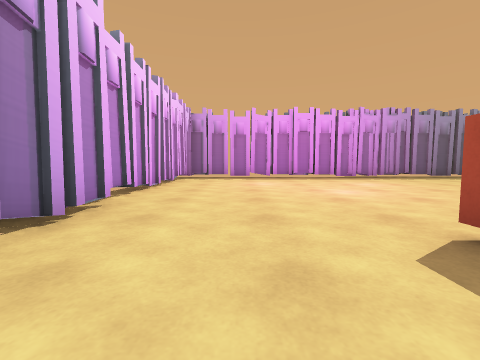
view 1 (above)

12 first-person views from a walk through a Unity game level. The camera is 0.72 m above the floor, tilts 4° down and sees 90° across. The floor is counted in squares, 1 m on a side. Each view is taken from the middle of a square. On the plan, view 1 faces up. The plan holds only what a view shows up to about 9 squares ahead; the rest is blank. The place goes on beyond the plan. The player is left out.

view 2
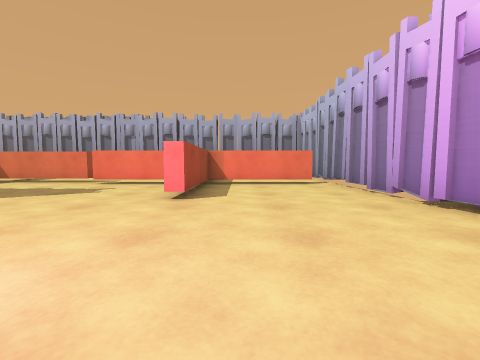

view 3
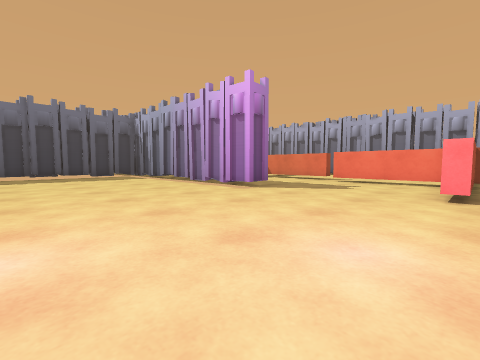

view 4
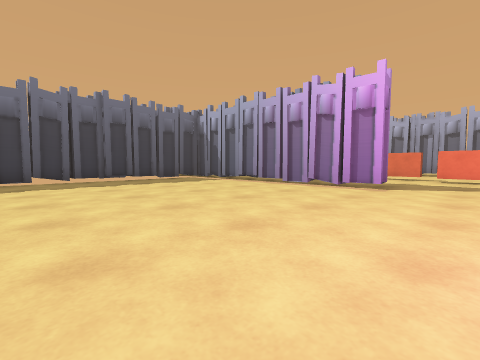

view 5
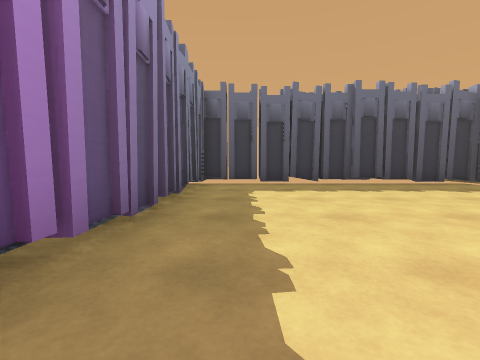

view 6
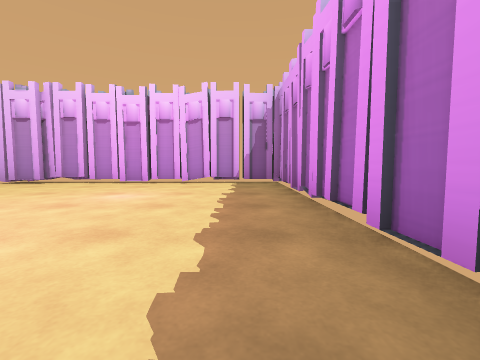

view 7
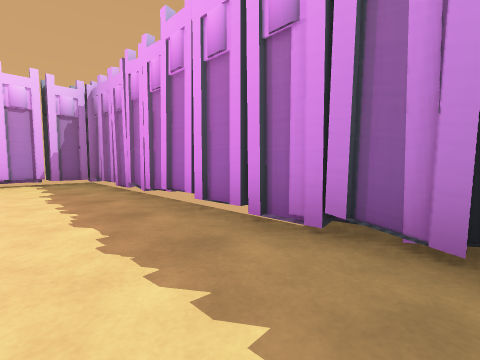

view 8
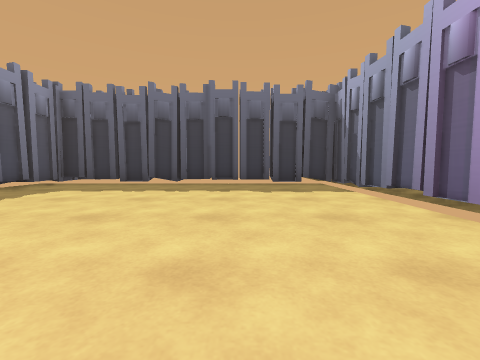

view 9
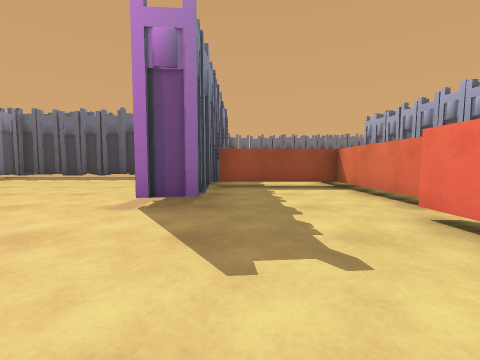

view 10
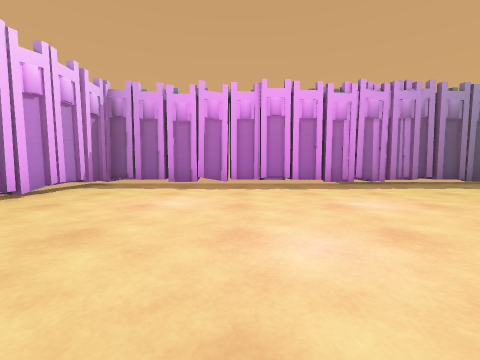

view 11
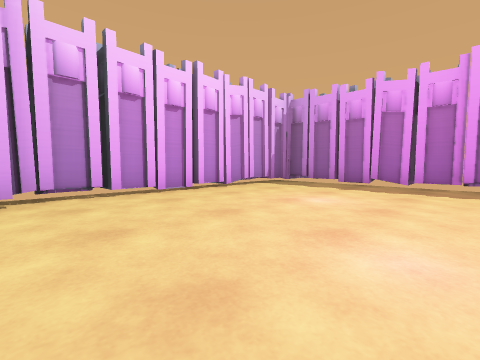

view 12
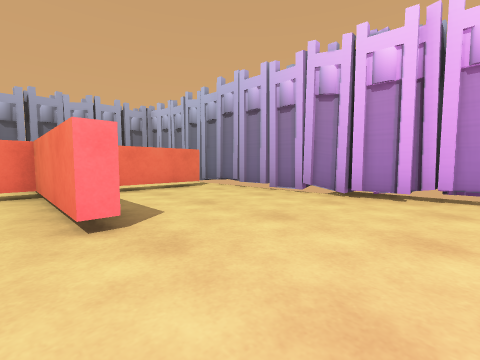

### Floor plan
Points are (right, up) in squares from view 1. A wall is a line through its corners. A room is listed if a view was taken in it or the views show most of it. See-through windows are left out.
Room 1 (views 1, 2, 3, 4, 5, 6, 7, 8, 9, 10, 11, 12)
walls: (7.1, 2.5) (7.8, 2.5); (7.9, 2.5) (13.8, 2.8); (7.1, 1.6) (7, 2.7); (8.2, 1.7) (7.7, 1.7); (10.1, 1.7) (8.7, 1.7); (3.8, 12.2) (3.8, 13); (10.9, 12.3) (-3.3, 12.3); (6.6, -2) (10.3, -2) (10.3, 2.8); (13.9, 2.8) (14.8, 2.8); (-2.6, 5.5) (-2.6, 4.1) (-2.3, 4.1) (-2.3, -0.5); (-2.3, 8.8) (-2.3, 7.9) (-2.9, 7.8); (12.4, 12.3) (11.6, 12.3); (15.2, 7) (15.9, 7.1); (-3.4, 5.7) (-3.4, 4.4); (14.9, 2.8) (15.5, 2.8) (15.5, 4.9); (15.2, 3.8) (16, 3.8); (15.5, 6) (15.5, 12.4); (15.5, 5.1) (15.5, 5.7); (15.4, 8.1) (16, 8.1); (-2.6, 11) (-2.6, 5.6); (-2.6, 0.9) (-2.6, -0.2); (14.1, 12.3) (12.6, 12.3); (-1.6, -1.3) (2.1, -1.3) (2.1, 2.3) (2.5, 2.3) (2.5, -1.3) (6.1, -1.3); (-3.4, 11.2) (-3.4, 9.9); (-2.6, 12.9) (-2.6, 11.1); (16, 12.3) (14.2, 12.3)
ways out: gap at (14, 13)

Positions as (right, up) in squares from view 1, and headings:
1: (0, 0), facing up
2: (1, 7), facing down
3: (2, 8), facing down-right
4: (5, 10), facing down-right
5: (7, 11), facing right
6: (6, 11), facing left
7: (7, 10), facing up-left
8: (7, 6), facing right
9: (3, 1), facing right
10: (2, 4), facing up
11: (3, 4), facing up-left
12: (3, 5), facing down-left
